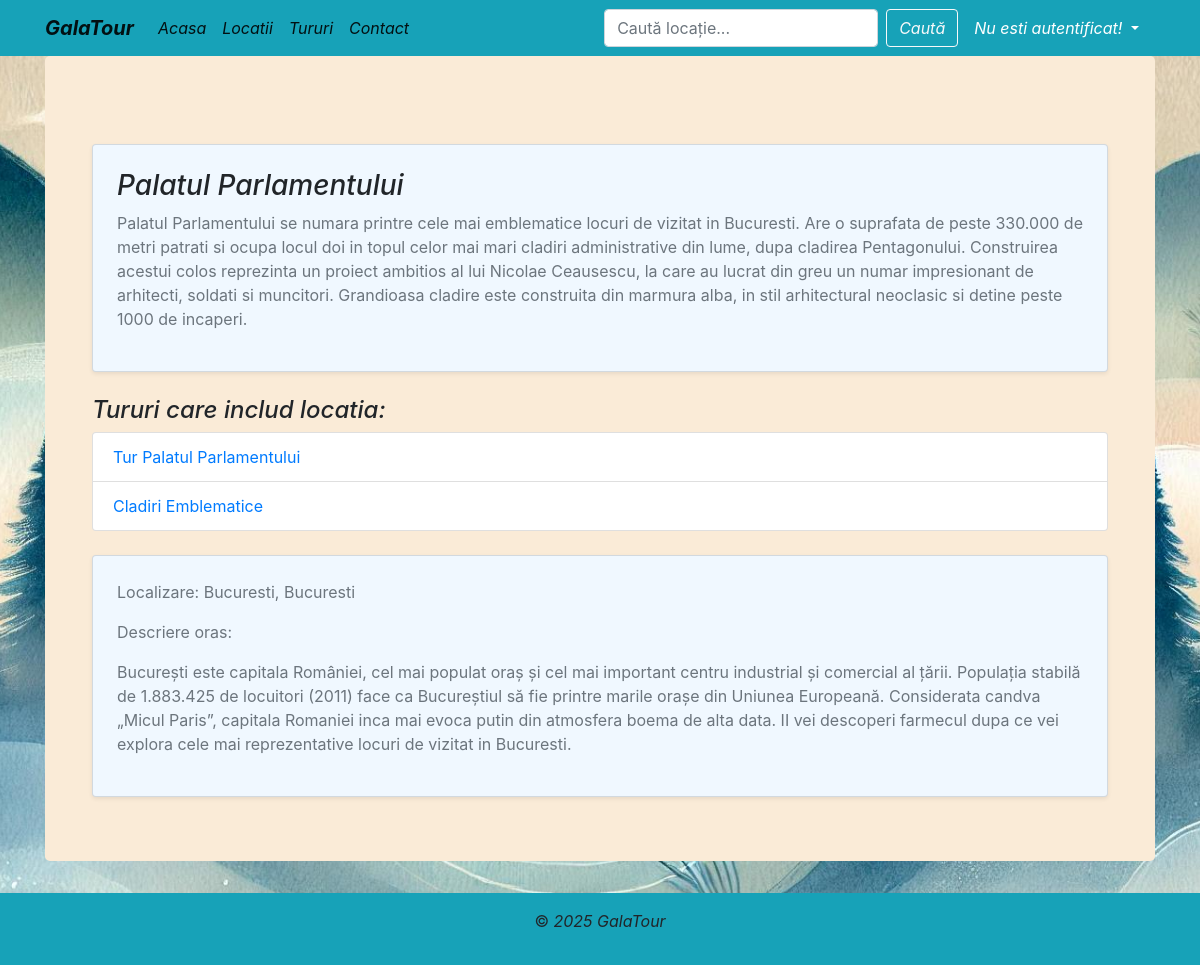
/locatii/1/, run on the app's committed database.
### locatii/models.py (models this page shows, shortened)
class Locatie(models.Model):
    class Meta:
        verbose_name_plural = 'Locatii'
    nume = CharField(max_length=128)
    descriere = TextField(blank=True, null=True)
    oras = ForeignKey(Oras, on_delete=CASCADE, related_name='locatii')
    judet = ForeignKey(Judet, on_delete=CASCADE, related_name='locatii')
    imagine_locatie = ImageField(upload_to='imagini', blank=True, null=True)

class Tur(models.Model):
    class Meta:
        verbose_name_plural = 'Tururi'
    OPTIUNI_TIP_TUR = [
            ('predefinit', 'Predefinit'),
            ('personalizat', 'Personalizat')
        ]
    nume = CharField(max_length=128, blank=True, null=True)
    descriere = TextField(blank=True, null=True)
    locatii = ManyToManyField(Locatie, related_name='tururi')
    type = CharField(max_length=40, choices=OPTIUNI_TIP_TUR, default='predefinit' )
    durata= CharField(max_length=128, blank=True, null=True)
    pret = PositiveIntegerField(blank=False, null=False, default=1)
    pachet = TextField(blank=True, null=True)
    imagine_tur = ImageField(upload_to='imagini', blank=True, null=True)

class Oras(models.Model):
    class Meta:
        verbose_name_plural = 'Orase'
    nume = CharField(max_length=128)
    descriere = TextField()
    judet = ForeignKey(Judet, on_delete=CASCADE, related_name='orase')

class Judet(models.Model):
    class Meta:
        verbose_name_plural = 'Judete'
    nume = CharField(max_length=128)
    descriere = TextField()

### locatii/views.py (the view)
# urls.py: path('locatii/<int:locatie_id>/', views.detalii_locatie, name='detalii_locatie'),
def detalii_locatie(request, locatie_id):
    locatie = get_object_or_404(Locatie, id=locatie_id)
    tururi=locatie.tururi.filter(type='predefinit')
    return render(request, 'detalii_locatie.html', {'locatie': locatie, 'tururi': tururi})

### locatii/templates/detalii_locatie.html (shortened to what this page needs)
<!DOCTYPE html>
<html lang="en">
<head>
</head>
<body>
    {% extends 'base.html' %}
    {% block content %}
    <div class="container mt-4">
    <div class="card shadow-sm p-4" style="background-color: aliceblue">
        <h3><i>{{ locatie.nume }}</i></h3>
        <p class="text-muted">{{locatie.descriere}}</p>
    </div>
    </div>
    <div class="container mt-4">
        <h4><i> Tururi care includ locatia:</i></h4>
        <ol class="list-group">
        {% for tur in tururi %}
            <li class="list-group-item">
                <a href="{% url 'detalii_tur' tur.id %}">{{tur.nume}}</a>
            </li>
        {% endfor %}
        </ol>
    </div>
    <div class="container mt-4">
    <div class="card shadow-sm p-4" style="background-color: aliceblue">
        <p class="text-muted">Localizare: {{ locatie.oras.nume }}, {{ locatie.judet.nume }}</p>
        <p class="text-muted">Descriere oras:</p>
        <p class="text-muted">{{locatie.oras.descriere}}</p>
    </div>
    </div>
    {% endblock %}

### locatii/static/index.css (style rules this page uses)
body { background-image: url('/static/imagini/tourism_background_aliceblue.jpg'); background-size: cover; background-position: center; background-repeat: no-repeat; background-attachment: fixed; }

### locatii/templates/base.html (style rules this page uses)
html, body { height: 100%; }

### data on the page
Locatie: nume "Palatul Parlamentului", descriere "Palatul Parlamentului se numara printre cele mai emblematice locuri de vizitat in Bucuresti. Are o suprafata de peste 330.000 de metri patrati si ocupa locul doi in topul celor mai mari cladiri administrative din lume, dupa cladirea Pentagonului. Construirea acestui colos reprezinta un proiect ambitios al lui Nicolae Ceausescu, la care au lucrat din greu un numar impresionant de arhitecti, soldati si muncitori. Grandioasa cladire este construita din marmura alba, in stil arhitectural neoclasic si detine peste 1000 de incaperi.", oras.nume "Bucuresti", judet.nume "Bucuresti", oras.descriere "București este capitala României, cel mai populat oraș și cel mai important centru industrial și comercial al țării. Populația stabilă de 1.883.425 de locuitori (2011) face ca Bucureștiul să fie printre marile orașe din Uniunea Europeană. Considerata candva „Micul Paris”, capitala Romaniei inca mai evoca putin din atmosfera boema de alta data. II vei descoperi farmecul dupa ce vei explora cele mai reprezentative locuri de vizitat in Bucuresti."
Tur: nume "Tur Palatul Parlamentului"
Tur: nume "Cladiri Emblematice"
